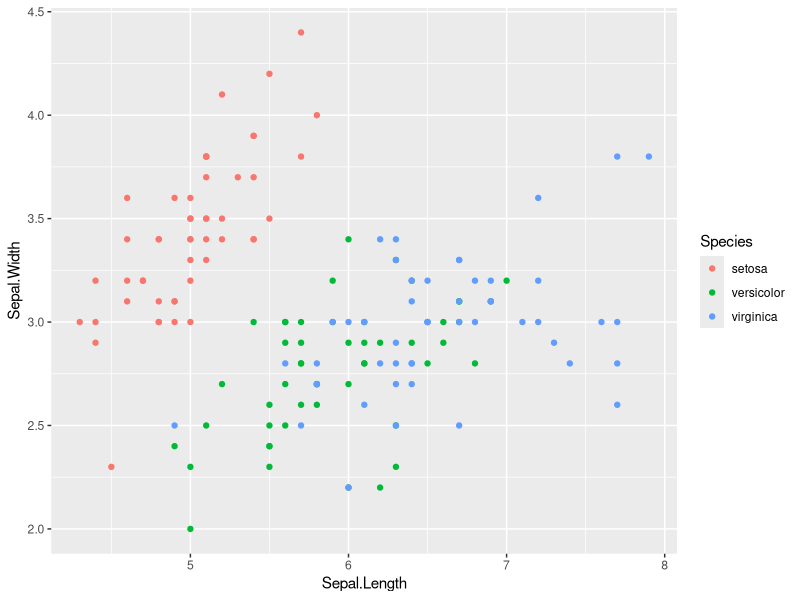
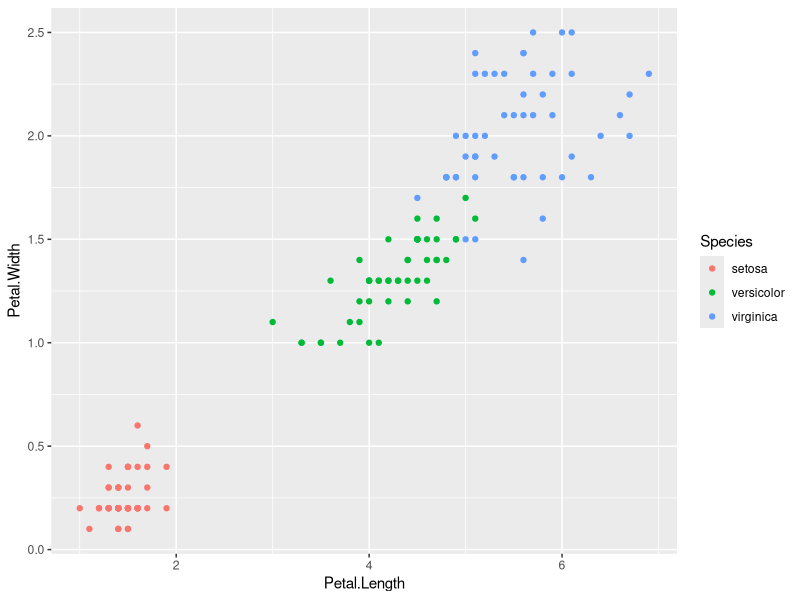
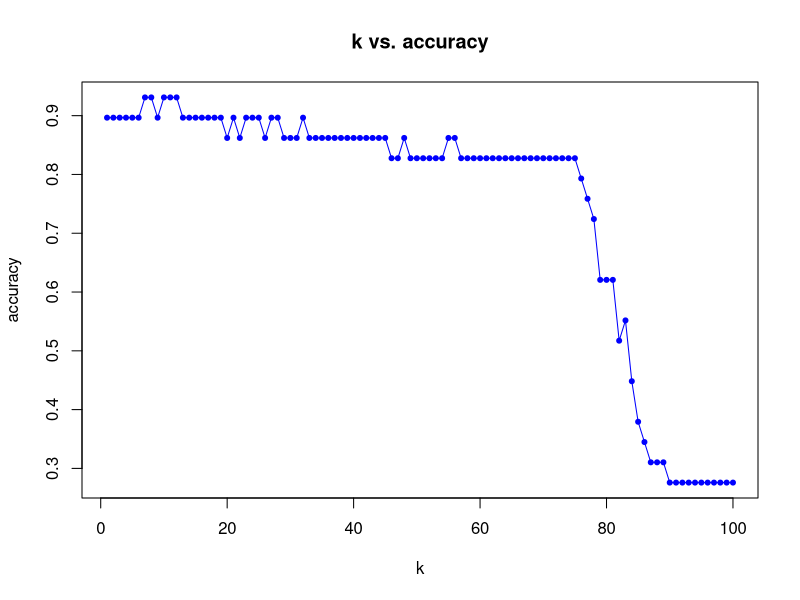

R code for these plots, in order:
#
#######
# KNN 可以直接进行多分类问题。

#引入数据，就是换个短名字
x=iris

#探索数据：数据结构分析
dim(x);head(x)
str(x)
table(x$Species)
round(prop.table(table(x$Species))*100,digits=1 )
summary(x)
summary(x[c("Petal.Width","Sepal.Width")])

#探索数据：图形
library(ggplot2)
ggplot(x,aes(Sepal.Length, Sepal.Width,color=Species))+geom_point()
ggplot(x,aes(Petal.Length, Petal.Width,color=Species))+geom_point()


#引入包
library(class)


#数据归一化处理:标准化方法，主要有两种，即Z标准化或0-1标准化处理
#本文用2做归一化函数，最大-最小化归一化
normalize <- function(x){
  num <- x - min(x)
  span <- max(x) - min(x)
  return(num/span)
}

#标准化函数1(未使用)
standard <- function(x) {
  (x-mean(x))/sd(x)
}

#1
x_norm <- as.data.frame(lapply(x[,1:4], normalize))
head(x_norm)
summary(x_norm)
#2
#将该函数应用到数据框cancer中的每一列（除Diagnosis变量）
# cancer_standard <- sapply(X = cancer[,3:32], FUN = standard)
# summary(cancer_standard)


#生成抽样序列
set.seed(100)
ind=sample(2,nrow(x_norm),replace=TRUE,prob=c(0.8,0.2));ind
#取80%作为训练集，20为测试集
x_train=x_norm[ind==1,];dim(x_train) #121
x_test=x_norm[ind==2,];dim(x_test) #29 去掉标签

#fitting model
fit <-knn(train=x_train, test=x_test, cl=x[ind==1,]$Species, k=5)
summary(fit)
#模型评价:采用交叉联表
table(fit, x[ind==2,]$Species)
#




# 问题：knn中的k怎么选择呢？遍历后用最优
accs=c()
#for(i in 1:){
#n=round(sqrt(nrow(x_train)))
n=100
for(i in 1:n){
  fit <-knn(train=x_train, test=x_test, cl=x[ind==1,]$Species, k=i)
  Freq=table(fit, x[ind==2,]$Species)
  acc <- sum(diag(Freq))/sum(Freq)
  accs=c(accs, acc)
}
#可视化
plot(1:n,accs,type = 'o', pch = 20, col= 'blue',
     main = 'k vs. accuracy',
     xlab = 'k', ylab = 'accuracy')
#所以取7 8 10 11结果最好
fit.best <-knn(train=x_train, test=x_test, cl=x[ind==1,]$Species, k=7)
Freq=table(fit.best, x[ind==2,]$Species)
Freq
#预判正确率
sum(diag(Freq))/sum(Freq) #0.9310345
#简单而易用的knn算法能够有97%的把握，给出分类信息。
